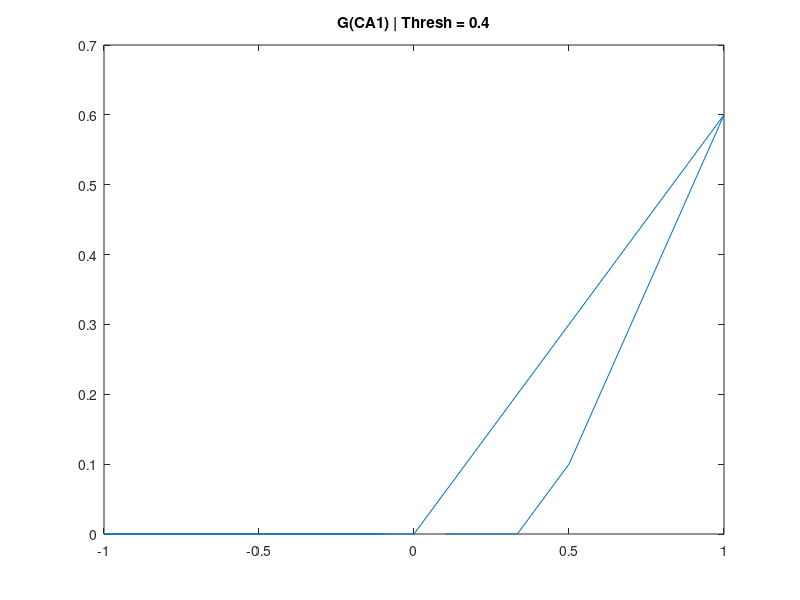
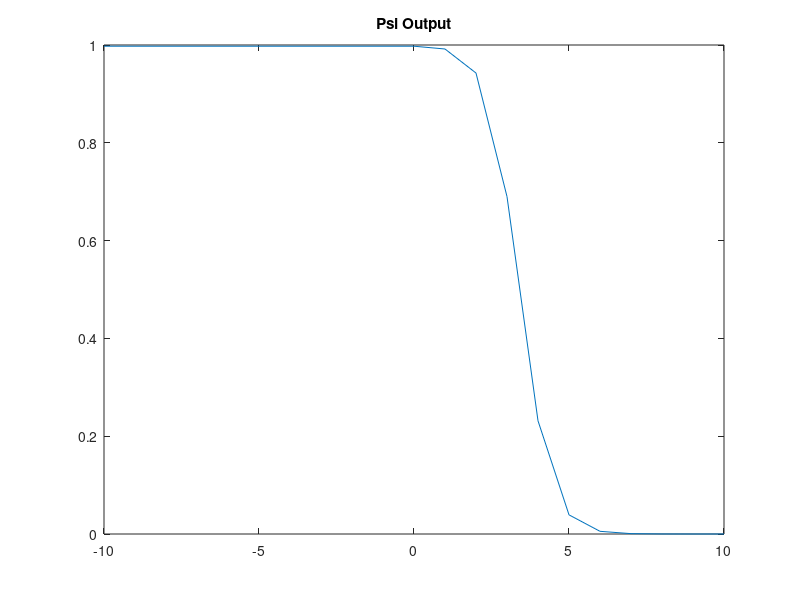

These figures' MATLAB source, in order:
function testr()



function [act] = g(A, Thresh)
  act = max(A - Thresh, 0);
end

% Test the g function -> outdated
num = -10:10;
sm = ones(size(num)) ./ num;
sm(find(isinf(sm))) = 0; 

for i = 1:size(sm,2)
  disp(sm(i))
  gO(:,i) = g(sm(i), .4);
end
figure; plot(sm,gO); title('G(CA1) | Thresh = 0.4')


xi = 2.0;
V = 3.0;
A_CA1 = [-1 -1 -1 -1]; % [.2 .4 0 .1];
%psi = (1 + exp(xi * sum(g(A_CA1,0.4) - V)))^-1;
psi = (1 + exp(xi * sum(max(A_CA1 - 0.4, 0) - V)))^-1;


% test the psi function 
num = -10:10;
for i = 1:size(num, 2)
  xi = 2.0;
  V = 3.0;
  A_CA1 = num(i); %ones(1,num(i)); % [.2 .4 0 .1];
  %psi = (1 + exp(xi * sum(g(A_CA1,0.4) - V)))^-1;
  psi = (1 + exp(xi * sum(max(A_CA1 - 0.4, 0) - V)))^-1;
  psiO(i) = psi;
end
figure; plot(num,psiO); title('Psi Output');

% now add the c's to the show
% Hasselmo altered these extensivly in a full parameter search
% can use figure 7 in the 1994 paper for optimal value ranges

% example from the paper for testing
C_theta = 0.64;
C_H = 0.8;
C_R = 0.8;

xi = 2.0;
V = 3.0;
A_CA1 = [0 0 0]; % [.2 .4 0 .1];
%psi = (1 + exp(xi * sum(g(A_CA1,0.4) - V)))^-1;
psi = (1 + exp(xi * sum(max(A_CA1 - 0.4, 0) - V)))^-1;

synTran = 1 - psi * C_R;


end

